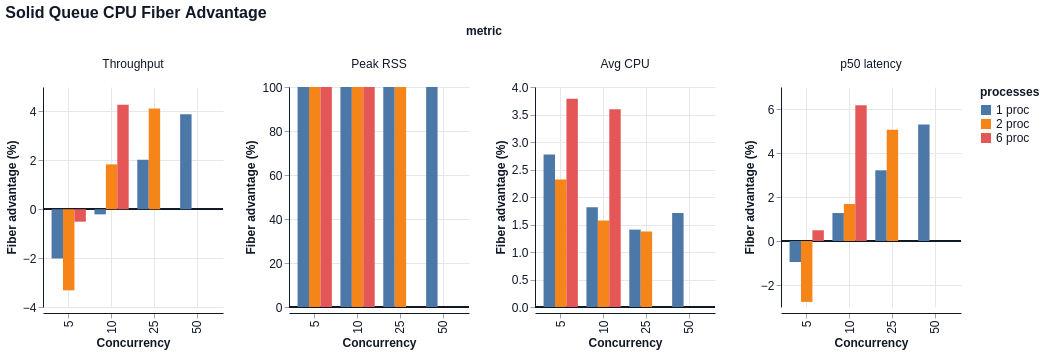

Vega-Lite specification stored for this chart:
### Vega-Lite specification from a JSON file in a GitHub repository (floating-point values rounded to 4 significant figures)
{"$schema": "https://vega.github.io/schema/vega-lite/v6.json", "title": "Solid Queue CPU Fiber Advantage", "data": {"values": [{"concurrency": 5, "processes": "1 proc", "metric": "Throughput", "value": -2.014}, {"concurrency": 5, "processes": "1 proc", "metric": "Peak RSS", "value": 100.0}, {"concurrency": 5, "processes": "1 proc", "metric": "Avg CPU", "value": 2.772}, {"concurrency": 5, "processes": "1 proc", "metric": "p50 latency", "value": -0.9569}, {"concurrency": 10, "processes": "1 proc", "metric": "Throughput", "value": -0.2109}, {"concurrency": 10, "processes": "1 proc", "metric": "Peak RSS", "value": 100.0}, {"concurrency": 10, "processes": "1 proc", "metric": "Avg CPU", "value": 1.813}, {"concurrency": 10, "processes": "1 proc", "metric": "p50 latency", "value": 1.271}, {"concurrency": 25, "processes": "1 proc", "metric": "Throughput", "value": 2.024}, {"concurrency": 25, "processes": "1 proc", "metric": "Peak RSS", "value": 100.0}, {"concurrency": 25, "processes": "1 proc", "metric": "Avg CPU", "value": 1.407}, {"concurrency": 25, "processes": "1 proc", "metric": "p50 latency", "value": 3.214}, {"concurrency": 50, "processes": "1 proc", "metric": "Throughput", "value": 3.881}, {"concurrency": 50, "processes": "1 proc", "metric": "Peak RSS", "value": 100.0}, {"concurrency": 50, "processes": "1 proc", "metric": "Avg CPU", "value": 1.709}, {"concurrency": 50, "processes": "1 proc", "metric": "p50 latency", "value": 5.301}, {"concurrency": 5, "processes": "2 proc", "metric": "Throughput", "value": -3.319}, {"concurrency": 5, "processes": "2 proc", "metric": "Peak RSS", "value": 100.0}, {"concurrency": 5, "processes": "2 proc", "metric": "Avg CPU", "value": 2.316}, {"concurrency": 5, "processes": "2 proc", "metric": "p50 latency", "value": -2.769}, {"concurrency": 10, "processes": "2 proc", "metric": "Throughput", "value": 1.835}, {"concurrency": 10, "processes": "2 proc", "metric": "Peak RSS", "value": 100.0}, {"concurrency": 10, "processes": "2 proc", "metric": "Avg CPU", "value": 1.574}, {"concurrency": 10, "processes": "2 proc", "metric": "p50 latency", "value": 1.682}, {"concurrency": 25, "processes": "2 proc", "metric": "Throughput", "value": 4.122}, {"concurrency": 25, "processes": "2 proc", "metric": "Peak RSS", "value": 100.0}, {"concurrency": 25, "processes": "2 proc", "metric": "Avg CPU", "value": 1.371}, {"concurrency": 25, "processes": "2 proc", "metric": "p50 latency", "value": 5.056}, {"concurrency": 5, "processes": "6 proc", "metric": "Throughput", "value": -0.5094}, {"concurrency": 5, "processes": "6 proc", "metric": "Peak RSS", "value": 100.0}, {"concurrency": 5, "processes": "6 proc", "metric": "Avg CPU", "value": 3.785}, {"concurrency": 5, "processes": "6 proc", "metric": "p50 latency", "value": 0.487}, {"concurrency": 10, "processes": "6 proc", "metric": "Throughput", "value": 4.278}, {"concurrency": 10, "processes": "6 proc", "metric": "Peak RSS", "value": 100.0}, {"concurrency": 10, "processes": "6 proc", "metric": "Avg CPU", "value": 3.594}, {"concurrency": 10, "processes": "6 proc", "metric": "p50 latency", "value": 6.167}]}, "facet": {"column": {"field": "metric", "type": "nominal", "sort": ["Throughput", "Peak RSS", "Avg CPU", "p50 latency"]}}, "spec": {"width": 180, "height": 220, "layer": [{"mark": {"type": "rule", "color": "#111827", "strokeWidth": 1.5, "opacity": 0.75}, "encoding": {"y": {"datum": 0, "type": "quantitative", "title": "Fiber advantage (%)"}}}, {"mark": {"type": "bar", "tooltip": true}, "encoding": {"x": {"field": "concurrency", "type": "ordinal", "title": "Concurrency"}, "xOffset": {"field": "processes", "type": "nominal", "sort": ["1 proc", "2 proc", "6 proc"]}, "y": {"field": "value", "type": "quantitative", "title": "Fiber advantage (%)", "stack": null}, "color": {"field": "processes", "type": "nominal", "sort": ["1 proc", "2 proc", "6 proc"]}, "tooltip": [{"field": "metric", "type": "nominal"}, {"field": "concurrency", "type": "quantitative"}, {"field": "processes", "type": "nominal"}, {"field": "value", "type": "quantitative"}]}}]}, "resolve": {"scale": {"y": "independent"}}, "config": {"background": "white", "axis": {"labelFont": "Helvetica", "titleFont": "Helvetica", "labelFontSize": 12, "titleFontSize": 12, "labelColor": "#111827", "titleColor": "#111827", "domainColor": "#111827", "tickColor": "#9ca3af", "grid": true, "gridColor": "#e5e7eb"}, "header": {"labelFont": "Helvetica", "titleFont": "Helvetica", "labelFontSize": 12, "titleFontSize": 12, "labelColor": "#111827", "titleColor": "#111827"}, "legend": {"labelFont": "Helvetica", "titleFont": "Helvetica", "labelFontSize": 12, "titleFontSize": 12, "labelColor": "#111827", "titleColor": "#111827"}, "title": {"font": "Helvetica", "fontSize": 16, "anchor": "start", "color": "#111827"}, "view": {"stroke": null}}}
